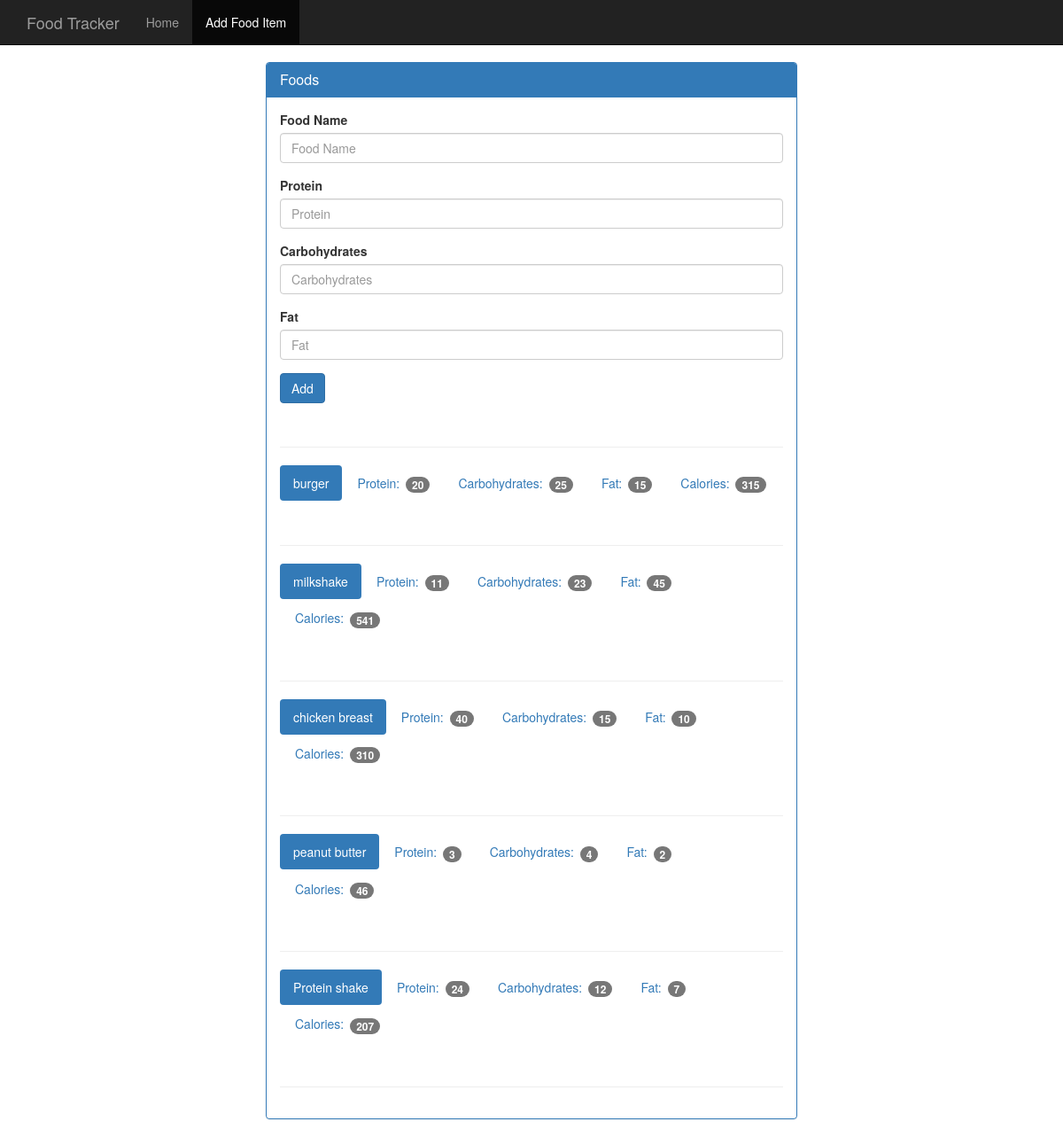
The app's page /food with its own data.
### tables this page shows
CREATE TABLE food (
    id integer primary key autoincrement,
    name text not null,
    protein integer not null,
    carbohydrates integer not null,
    fat integer not null,
    calories integer not null
);

### app.py (the view, shortened to what this page needs)
@app.route('/food', methods=['GET', 'POST'])
def food():
    db = get_db()
    cur = db.execute('select name, protein, carbohydrates, fat, calories from food')
    results = cur.fetchall()
    return render_template('add_food.html', results=results)

### database.py (called while the page is built)
def connect_db():
    sql = sqlite3.connect('food_log.db')
    sql.row_factory = sqlite3.Row
    return sql

def get_db():
    if not hasattr(g, 'sqlite3'):
        g.sqlite_db = connect_db()
    return g.sqlite_db

### templates/add_food.html
{% extends "base.html" %}
{% block body %}
    <nav class="navbar navbar-inverse navbar-fixed-top">
      <div class="container">
        <div class="navbar-header">
          <a class="navbar-brand" href="{{url_for('index')}}">Food Tracker</a>
        </div>
        <div id="navbar" class="navbar-collapse collapse">
          <ul class="nav navbar-nav">
            <li><a href="{{url_for('index')}}">Home</a></li>
            <li class="active"><a href="{{url_for('food')}}">Add Food Item</a></li>
          </ul>
        </div>
      </div>
    </nav>
    <div class="container theme-showcase col-sm-6 col-sm-offset-3" role="main">
      <div class="row">
        <div>
          <div class="panel panel-primary">
            <div class="panel-heading">
              <h3 class="panel-title">Foods</h3>
            </div>
            <div class="panel-body">
              <form method="POST" action="{{ url_for('food') }}">
                <div class="form-group">
                  <label for="food-name">Food Name</label>
                  <input type="text" class="form-control" id="food-name" name="food-name" placeholder="Food Name">
                </div>
                <div class="form-group">
                  <label for="protein">Protein</label>
                  <input type="number" class="form-control" id="protein" name="protein" placeholder="Protein">
                </div>
                <div class="form-group">
                  <label for="carbohydrates">Carbohydrates</label>
                  <input type="number" class="form-control" id="carbohydrates" name="carbohydrates" placeholder="Carbohydrates">
                </div>
                <div class="form-group">
                  <label for="fat">Fat</label>
                  <input type="number" class="form-control" id="fat" name="fat" placeholder="Fat">
                </div>
                <button type="submit" class="btn btn-primary">Add</button>
              </form>
              <div class="page-header"></div>
              {% for food in results %}
              <ul class="nav nav-pills" role="tablist">
                <li class="active"><a>{{ food.name }}</a></li>
                <li><a>Protein: <span class="badge">{{ food.protein }}</span></a></li>
                <li><a>Carbohydrates: <span class="badge">{{ food.carbohydrates }}</span></a></li>
                <li><a>Fat: <span class="badge">{{ food.fat }}</span></a></li>
                <li><a>Calories: <span class="badge">{{ food.calories }}</span></a></li>
              </ul>
              <div class="page-header"></div>
              {% endfor %}
            </div>
          </div>
        </div>
      </div>
    </div>
{% endblock %}

### static/theme.css (style rules this page uses)
body { padding-top: 70px; padding-bottom: 30px; }

### records on screen
food: name "burger", protein "20", carbohydrates "25", fat "15", calories "315"
food: name "milkshake", protein "11", carbohydrates "23", fat "45", calories "541"
food: name "chicken breast", protein "40", carbohydrates "15", fat "10", calories "310"
food: name "peanut butter", protein "3", carbohydrates "4", fat "2", calories "46"
food: name "Protein shake", protein "24", carbohydrates "12", fat "7", calories "207"
